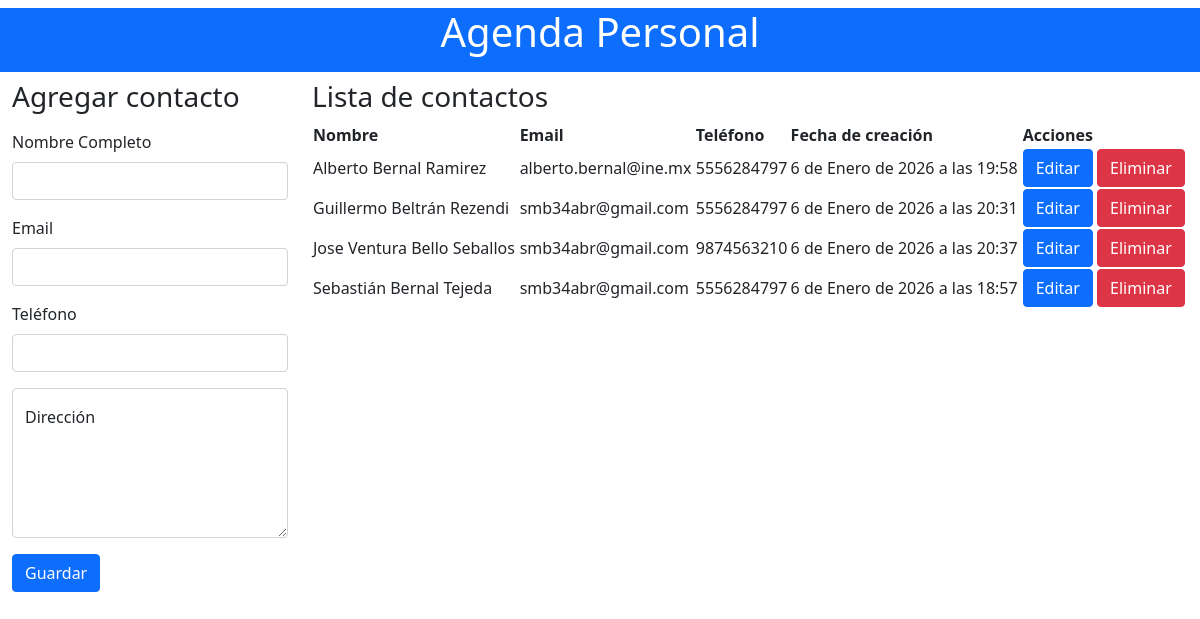
/, run on an earlier commit of the app's database.
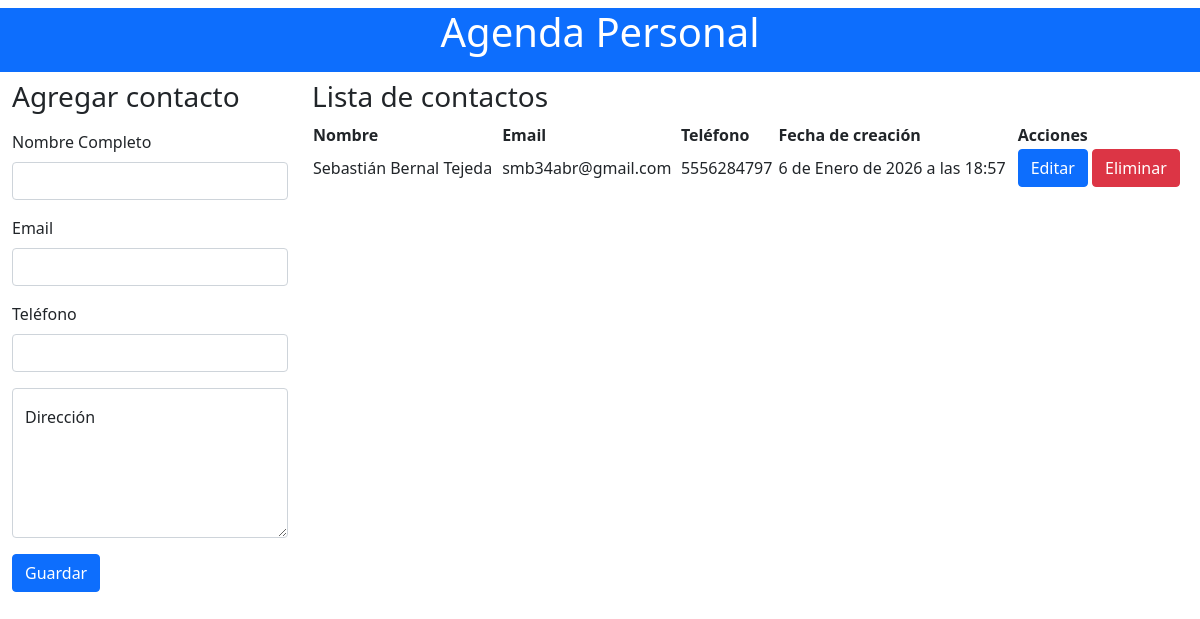
And on a later commit of the database.
### personal/models.py (models this page shows, shortened)
class Contact(models.Model):
    name = models.CharField(max_length=100)
    email = models.EmailField()
    phone = models.CharField(max_length=20)
    direction = models.TextField(blank=True)
    created = models.DateTimeField(auto_now=True)
    class Meta:
        ordering = ['name']

### personal/views.py (the view)
# urls.py: path('', views.contact_list_and_create, name='contact_list'),
def contact_list_and_create(request):
    if request.method == 'POST':
        form = ContactForm(request.POST)
        if form.is_valid():
            form.save()
            return redirect('personal:contact_list')
    form = ContactForm()
    contacts = Contact.objects.all()
    return render(request, 'contact_list.html', {
    'form': form,
    'contacts': contacts
    })

### personal/forms.py
class ContactForm(forms.ModelForm):
    class Meta:
        model = Contact
        fields = ['name', 'email', 'phone', 'direction']

### personal/templates/contact_list.html (shortened to what this page needs)
<!DOCTYPE html>
<html lang="es">
<head>
    <link rel="stylesheet" href="https://cdn.jsdelivr.net/npm/bootstrap@5.0.2/dist/css/bootstrap.min.css"
        rel="stylesheet"
>
    <link rel="stylesheet" href="https://cdn.datatables.net/2.3.6/css/dataTables.dataTables.css">
</head>
<body>
    <h1 class="text-center mt-2 bg-primary text-white pb-3">Agenda Personal</h1>
    <div class="container-fluid">
        <div class="row">
            <div class="col-3">
                <form action="/registrarPersonal/" method="post">
                    <h3>Agregar contacto</h3>
                    <div class="mb-3 mt-3">
                        <label for="nombre" class="form-label">Nombre Completo</label>
                        <input type="text" class="form-control" id="nombre" name="name" aria-describedby="emailHelp"
                            required>
                    </div>
                    <div class="mb-3">
                        <label for="email" class="form-label">Email</label>
                        <input type="email" class="form-control" id="email" name="email" required>
                    </div>
                    <div class="mb-3">
                        <label for="phone" class="form-label">Teléfono</label>
                        <input type="text" class="form-control" id="phone" name="phone" required>
                    </div>
                    <div class="form-floating mb-3">
                        <textarea class="form-control" placeholder="Leave a comment here" id="floatingTextarea"
                            name="direction" style="height: 150px;" required></textarea>
                        <label for="direction">Dirección</label>
                    </div>
                    <button type="submit" id="idGardar" class="btn btn-primary">Guardar</button>
                </form>
            </div>
            <div class="col-9">
                <h3>Lista de contactos</h3>
                <table id="example" class="display" style="width:100%">
                    <thead>
                        <tr>
                            <th>Nombre</th>
                            <th>Email</th>
                            <th>Teléfono</th>
                            <th>Fecha de creación</th>
                            <th>Acciones</th>
                        </tr>
                    </thead>
                    <tbody>
                        {% for contact in contacts %}
                        <tr>
                            <td>{{ contact.name }}</td>
                            <td>{{ contact.email }}</td>
                            <td>{{ contact.phone }}</td>
                            <td>{{ contact.created }}</td>
                            <td>
                                <a href="editContact/{{ contact.id }}" class="btn btn-primary">Editar</a>
                                <a href="deleteContact/{{ contact.id }}" class="btn btn-danger">Eliminar</a>
                            </td>
                        </tr>
                        {% endfor %}
                    </tbody>
                </table>
            </div>
        </div>
    </div>
</body>
</html>

What changed in the data, as far as the page shows it:
removed Contact: name "Alberto Bernal Ramirez", email "alberto.bernal@ine.mx", phone "5556284797", created "6 de Enero de 2026 a las 19:58"
removed Contact: name "Guillermo Beltrán Rezendi", email "smb34abr@gmail.com", phone "5556284797", created "6 de Enero de 2026 a las 20:31"
removed Contact: name "Jose Ventura Bello Seballos", email "smb34abr@gmail.com", phone "9874563210", created "6 de Enero de 2026 a las 20:37"
